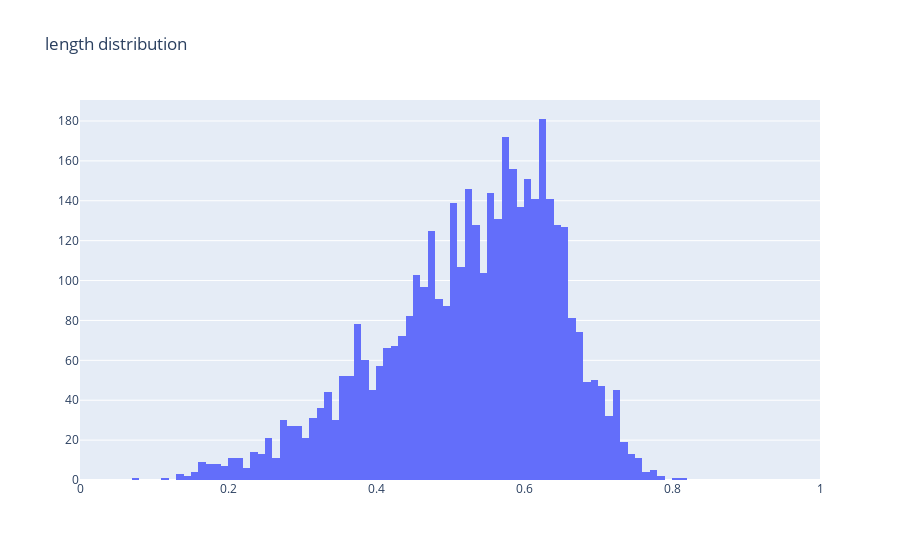

The cell this chart's notebook holds for it:
### Code cell
# create a fig from data & layout, and plot the fig
fig = go.Figure(
    data=data,
    layout=layout,
    layout_xaxis_range=[0,1]
)

fig.show()

### Figure 1 — Plotly figure (JSON) as saved in the notebook; plotly's stock layout.template omitted (floating-point values rounded to 4 significant figures; data arrays with more than 128 entries replaced by an {"elided": "..."} marker saying what was removed)
{"data": [{"name": "length", "type": "histogram", "x": {"elided": "4177 float values"}}], "layout": {"barmode": "overlay", "title": {"text": "length distribution"}, "xaxis": {"range": [0, 1]}}}
